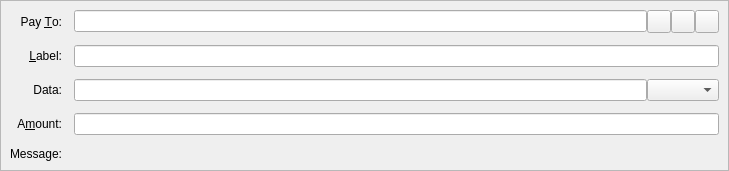
<?xml version="1.0" encoding="UTF-8"?>
<ui version="4.0">
 <class>SendCoinsEntry</class>
 <widget class="QStackedWidget" name="SendCoinsEntry">
  <property name="geometry">
   <rect>
    <x>0</x>
    <y>0</y>
    <width>729</width>
    <height>150</height>
   </rect>
  </property>
  <property name="focusPolicy">
   <enum>Qt::TabFocus</enum>
  </property>
  <property name="autoFillBackground">
   <bool>false</bool>
  </property>
  <widget class="QFrame" name="SendCoins">
   <property name="toolTip">
    <string>This is a normal payment.</string>
   </property>
   <property name="frameShape">
    <enum>QFrame::StyledPanel</enum>
   </property>
   <property name="frameShadow">
    <enum>QFrame::Sunken</enum>
   </property>
   <layout class="QGridLayout" name="gridLayout">
    <property name="spacing">
     <number>12</number>
    </property>
    <item row="0" column="0">
     <widget class="QLabel" name="payToLabel">
      <property name="text">
       <string>Pay &amp;To:</string>
      </property>
      <property name="alignment">
       <set>Qt::AlignRight|Qt::AlignTrailing|Qt::AlignVCenter</set>
      </property>
      <property name="buddy">
       <cstring>payTo</cstring>
      </property>
     </widget>
    </item>
    <item row="0" column="1">
     <layout class="QHBoxLayout" name="payToLayout">
      <property name="spacing">
       <number>0</number>
      </property>
      <item>
       <widget class="QValidatedLineEdit" name="payTo">
        <property name="toolTip">
         <string>The address to send the payment to (e.g. DNS17iag9jJgTHD1VXjvLCEnZuQ3rJDE9L)</string>
        </property>
       </widget>
      </item>
      <item>
       <widget class="QToolButton" name="addressBookButton">
        <property name="toolTip">
         <string>Choose previously used address</string>
        </property>
        <property name="text">
         <string/>
        </property>
        <property name="icon">
         <iconset resource="../bitcoin.qrc">
          <normaloff>:/icons/address-book</normaloff>:/icons/address-book</iconset>
        </property>
        <property name="shortcut">
         <string>Alt+A</string>
        </property>
       </widget>
      </item>
      <item>
       <widget class="QToolButton" name="pasteButton">
        <property name="toolTip">
         <string>Paste address from clipboard</string>
        </property>
        <property name="text">
         <string/>
        </property>
        <property name="icon">
         <iconset resource="../bitcoin.qrc">
          <normaloff>:/icons/editpaste</normaloff>:/icons/editpaste</iconset>
        </property>
        <property name="shortcut">
         <string>Alt+P</string>
        </property>
       </widget>
      </item>
      <item>
       <widget class="QToolButton" name="deleteButton">
        <property name="toolTip">
         <string>Remove this entry</string>
        </property>
        <property name="text">
         <string/>
        </property>
        <property name="icon">
         <iconset resource="../bitcoin.qrc">
          <normaloff>:/icons/remove</normaloff>:/icons/remove</iconset>
        </property>
       </widget>
      </item>
     </layout>
    </item>
    <item row="1" column="0">
     <widget class="QLabel" name="labellLabel">
      <property name="text">
       <string>&amp;Label:</string>
      </property>
      <property name="alignment">
       <set>Qt::AlignRight|Qt::AlignTrailing|Qt::AlignVCenter</set>
      </property>
      <property name="buddy">
       <cstring>addAsLabel</cstring>
      </property>
     </widget>
    </item>
    <item row="1" column="1">
     <widget class="QLineEdit" name="addAsLabel">
      <property name="toolTip">
       <string>Enter a label for this address to add it to the list of used addresses</string>
      </property>
     </widget>
    </item>
    <item row="2" column="0">
     <widget class="QLabel" name="dataLabel">
      <property name="text">
       <string>Data:</string>
      </property>
      <property name="alignment">
       <set>Qt::AlignRight|Qt::AlignTrailing|Qt::AlignVCenter</set>
      </property>
      <property name="buddy">
       <cstring>addAsData</cstring>
      </property>
     </widget>
    </item>
    <item row="2" column="1">
     <layout class="QHBoxLayout" name="dataLayout">
      <property name="spacing">
       <number>0</number>
      </property>
      <item>
       <widget class="QLineEdit" name="addAsData">
       <property name="toolTip">
        <string>Data to be sent with this transaction.</string>
       </property>
       </widget>
      </item>
      <item>
       <widget class="QComboBox" name="addAsData2">
       <property name="toolTip">
        <string>Data can be sent as hexadecimal or plain text.</string>
       </property>
       </widget>
      </item>
     </layout>
    </item>
    <item row="3" column="0">
     <widget class="QLabel" name="amountLabel">
      <property name="text">
       <string>A&amp;mount:</string>
      </property>
      <property name="alignment">
       <set>Qt::AlignRight|Qt::AlignTrailing|Qt::AlignVCenter</set>
      </property>
      <property name="buddy">
       <cstring>payAmount</cstring>
      </property>
     </widget>
    </item>
    <item row="3" column="1">
     <widget class="BitcoinAmountField" name="payAmount"/>
    </item>
    <item row="4" column="0">
     <widget class="QLabel" name="messageLabel">
      <property name="text">
       <string>Message:</string>
      </property>
      <property name="alignment">
       <set>Qt::AlignRight|Qt::AlignTrailing|Qt::AlignVCenter</set>
      </property>
     </widget>
    </item>
    <item row="4" column="1">
     <widget class="QLabel" name="messageTextLabel">
      <property name="toolTip">
       <string>A message that was attached to the smileycoin: URI which will be stored with the transaction for your reference. Note: This message will not be sent over the Smileycoin network.</string>
      </property>
      <property name="textFormat">
       <enum>Qt::PlainText</enum>
      </property>
     </widget>
    </item>
   </layout>
  </widget>
  <widget class="QFrame" name="SendCoins_InsecurePaymentRequest">
   <property name="palette">
    <palette>
     <active>
      <colorrole role="WindowText">
       <brush brushstyle="SolidPattern">
        <color alpha="255">
         <red>0</red>
         <green>0</green>
         <blue>0</blue>
        </color>
       </brush>
      </colorrole>
      <colorrole role="Button">
       <brush brushstyle="SolidPattern">
        <color alpha="255">
         <red>255</red>
         <green>255</green>
         <blue>127</blue>
        </color>
       </brush>
      </colorrole>
      <colorrole role="Light">
       <brush brushstyle="SolidPattern">
        <color alpha="255">
         <red>255</red>
         <green>255</green>
         <blue>255</blue>
        </color>
       </brush>
      </colorrole>
      <colorrole role="Midlight">
       <brush brushstyle="SolidPattern">
        <color alpha="255">
         <red>255</red>
         <green>255</green>
         <blue>191</blue>
        </color>
       </brush>
      </colorrole>
      <colorrole role="Dark">
       <brush brushstyle="SolidPattern">
        <color alpha="255">
         <red>127</red>
         <green>127</green>
         <blue>63</blue>
        </color>
       </brush>
      </colorrole>
      <colorrole role="Mid">
       <brush brushstyle="SolidPattern">
        <color alpha="255">
         <red>170</red>
         <green>170</green>
         <blue>84</blue>
        </color>
       </brush>
      </colorrole>
      <colorrole role="Text">
       <brush brushstyle="SolidPattern">
        <color alpha="255">
         <red>0</red>
         <green>0</green>
         <blue>0</blue>
        </color>
       </brush>
      </colorrole>
      <colorrole role="BrightText">
       <brush brushstyle="SolidPattern">
        <color alpha="255">
         <red>255</red>
         <green>255</green>
         <blue>255</blue>
        </color>
       </brush>
      </colorrole>
      <colorrole role="ButtonText">
       <brush brushstyle="SolidPattern">
        <color alpha="255">
         <red>0</red>
         <green>0</green>
         <blue>0</blue>
        </color>
       </brush>
      </colorrole>
      <colorrole role="Base">
       <brush brushstyle="SolidPattern">
        <color alpha="255">
         <red>255</red>
         <green>255</green>
         <blue>255</blue>
        </color>
       </brush>
      </colorrole>
      <colorrole role="Window">
       <brush brushstyle="SolidPattern">
        <color alpha="255">
         <red>255</red>
         <green>255</green>
         <blue>127</blue>
        </color>
       </brush>
      </colorrole>
      <colorrole role="Shadow">
       <brush brushstyle="SolidPattern">
        <color alpha="255">
         <red>0</red>
         <green>0</green>
         <blue>0</blue>
        </color>
       </brush>
      </colorrole>
      <colorrole role="AlternateBase">
       <brush brushstyle="SolidPattern">
        <color alpha="255">
         <red>255</red>
         <green>255</green>
         <blue>191</blue>
        </color>
       </brush>
      </colorrole>
      <colorrole role="ToolTipBase">
       <brush brushstyle="SolidPattern">
        <color alpha="255">
         <red>255</red>
         <green>255</green>
         <blue>220</blue>
        </color>
       </brush>
      </colorrole>
      <colorrole role="ToolTipText">
       <brush brushstyle="SolidPattern">
        <color alpha="255">
         <red>0</red>
         <green>0</green>
         <blue>0</blue>
        </color>
       </brush>
      </colorrole>
     </active>
     <inactive>
      <colorrole role="WindowText">
       <brush brushstyle="SolidPattern">
        <color alpha="255">
         <red>0</red>
         <green>0</green>
         <blue>0</blue>
        </color>
       </brush>
      </colorrole>
      <colorrole role="Button">
       <brush brushstyle="SolidPattern">
        <color alpha="255">
         <red>255</red>
         <green>255</green>
         <blue>127</blue>
        </color>
       </brush>
      </colorrole>
      <colorrole role="Light">
       <brush brushstyle="SolidPattern">
        <color alpha="255">
         <red>255</red>
         <green>255</green>
         <blue>255</blue>
        </color>
       </brush>
      </colorrole>
      <colorrole role="Midlight">
       <brush brushstyle="SolidPattern">
        <color alpha="255">
         <red>255</red>
         <green>255</green>
         <blue>191</blue>
        </color>
       </brush>
      </colorrole>
      <colorrole role="Dark">
       <brush brushstyle="SolidPattern">
        <color alpha="255">
         <red>127</red>
         <green>127</green>
         <blue>63</blue>
        </color>
       </brush>
      </colorrole>
      <colorrole role="Mid">
       <brush brushstyle="SolidPattern">
        <color alpha="255">
         <red>170</red>
         <green>170</green>
         <blue>84</blue>
        </color>
       </brush>
      </colorrole>
      <colorrole role="Text">
       <brush brushstyle="SolidPattern">
        <color alpha="255">
         <red>0</red>
         <green>0</green>
         <blue>0</blue>
        </color>
       </brush>
      </colorrole>
      <colorrole role="BrightText">
       <brush brushstyle="SolidPattern">
        <color alpha="255">
         <red>255</red>
         <green>255</green>
         <blue>255</blue>
        </color>
       </brush>
      </colorrole>
      <colorrole role="ButtonText">
       <brush brushstyle="SolidPattern">
        <color alpha="255">
         <red>0</red>
         <green>0</green>
         <blue>0</blue>
        </color>
       </brush>
      </colorrole>
      <colorrole role="Base">
       <brush brushstyle="SolidPattern">
        <color alpha="255">
         <red>255</red>
         <green>255</green>
         <blue>255</blue>
        </color>
       </brush>
      </colorrole>
      <colorrole role="Window">
       <brush brushstyle="SolidPattern">
        <color alpha="255">
         <red>255</red>
         <green>255</green>
         <blue>127</blue>
        </color>
       </brush>
      </colorrole>
      <colorrole role="Shadow">
       <brush brushstyle="SolidPattern">
        <color alpha="255">
         <red>0</red>
         <green>0</green>
         <blue>0</blue>
        </color>
       </brush>
      </colorrole>
      <colorrole role="AlternateBase">
       <brush brushstyle="SolidPattern">
        <color alpha="255">
         <red>255</red>
         <green>255</green>
         <blue>191</blue>
        </color>
       </brush>
      </colorrole>
      <colorrole role="ToolTipBase">
       <brush brushstyle="SolidPattern">
        <color alpha="255">
         <red>255</red>
         <green>255</green>
         <blue>220</blue>
        </color>
       </brush>
      </colorrole>
      <colorrole role="ToolTipText">
       <brush brushstyle="SolidPattern">
        <color alpha="255">
         <red>0</red>
         <green>0</green>
         <blue>0</blue>
        </color>
       </brush>
      </colorrole>
     </inactive>
     <disabled>
      <colorrole role="WindowText">
       <brush brushstyle="SolidPattern">
        <color alpha="255">
         <red>127</red>
         <green>127</green>
         <blue>63</blue>
        </color>
       </brush>
      </colorrole>
      <colorrole role="Button">
       <brush brushstyle="SolidPattern">
        <color alpha="255">
         <red>255</red>
         <green>255</green>
         <blue>127</blue>
        </color>
       </brush>
      </colorrole>
      <colorrole role="Light">
       <brush brushstyle="SolidPattern">
        <color alpha="255">
         <red>255</red>
         <green>255</green>
         <blue>255</blue>
        </color>
       </brush>
      </colorrole>
      <colorrole role="Midlight">
       <brush brushstyle="SolidPattern">
        <color alpha="255">
         <red>255</red>
         <green>255</green>
         <blue>191</blue>
        </color>
       </brush>
      </colorrole>
      <colorrole role="Dark">
       <brush brushstyle="SolidPattern">
        <color alpha="255">
         <red>127</red>
         <green>127</green>
         <blue>63</blue>
        </color>
       </brush>
      </colorrole>
      <colorrole role="Mid">
       <brush brushstyle="SolidPattern">
        <color alpha="255">
         <red>170</red>
         <green>170</green>
         <blue>84</blue>
        </color>
       </brush>
      </colorrole>
      <colorrole role="Text">
       <brush brushstyle="SolidPattern">
        <color alpha="255">
         <red>127</red>
         <green>127</green>
         <blue>63</blue>
        </color>
       </brush>
      </colorrole>
      <colorrole role="BrightText">
       <brush brushstyle="SolidPattern">
        <color alpha="255">
         <red>255</red>
         <green>255</green>
         <blue>255</blue>
        </color>
       </brush>
      </colorrole>
      <colorrole role="ButtonText">
       <brush brushstyle="SolidPattern">
        <color alpha="255">
         <red>127</red>
         <green>127</green>
         <blue>63</blue>
        </color>
       </brush>
      </colorrole>
      <colorrole role="Base">
       <brush brushstyle="SolidPattern">
        <color alpha="255">
         <red>255</red>
         <green>255</green>
         <blue>127</blue>
        </color>
       </brush>
      </colorrole>
      <colorrole role="Window">
       <brush brushstyle="SolidPattern">
        <color alpha="255">
         <red>255</red>
         <green>255</green>
         <blue>127</blue>
        </color>
       </brush>
      </colorrole>
      <colorrole role="Shadow">
       <brush brushstyle="SolidPattern">
        <color alpha="255">
         <red>0</red>
         <green>0</green>
         <blue>0</blue>
        </color>
       </brush>
      </colorrole>
      <colorrole role="AlternateBase">
       <brush brushstyle="SolidPattern">
        <color alpha="255">
         <red>255</red>
         <green>255</green>
         <blue>127</blue>
        </color>
       </brush>
      </colorrole>
      <colorrole role="ToolTipBase">
       <brush brushstyle="SolidPattern">
        <color alpha="255">
         <red>255</red>
         <green>255</green>
         <blue>220</blue>
        </color>
       </brush>
      </colorrole>
      <colorrole role="ToolTipText">
       <brush brushstyle="SolidPattern">
        <color alpha="255">
         <red>0</red>
         <green>0</green>
         <blue>0</blue>
        </color>
       </brush>
      </colorrole>
     </disabled>
    </palette>
   </property>
   <property name="toolTip">
    <string>This is an unverified payment request.</string>
   </property>
   <property name="autoFillBackground">
    <bool>true</bool>
   </property>
   <property name="frameShape">
    <enum>QFrame::StyledPanel</enum>
   </property>
   <property name="frameShadow">
    <enum>QFrame::Sunken</enum>
   </property>
   <layout class="QGridLayout" name="gridLayout_is">
    <property name="spacing">
     <number>12</number>
    </property>
    <item row="0" column="0">
     <widget class="QLabel" name="payToLabel_is">
      <property name="text">
       <string>Pay To:</string>
      </property>
      <property name="alignment">
       <set>Qt::AlignRight|Qt::AlignTrailing|Qt::AlignVCenter</set>
      </property>
     </widget>
    </item>
    <item row="0" column="1">
     <layout class="QHBoxLayout" name="payToLayout_is">
      <property name="spacing">
       <number>0</number>
      </property>
      <item>
       <widget class="QLabel" name="payTo_is"/>
      </item>
      <item>
       <widget class="QToolButton" name="deleteButton_is">
        <property name="toolTip">
         <string>Remove this entry</string>
        </property>
        <property name="text">
         <string/>
        </property>
        <property name="icon">
         <iconset resource="../bitcoin.qrc">
          <normaloff>:/icons/remove</normaloff>:/icons/remove</iconset>
        </property>
       </widget>
      </item>
     </layout>
    </item>
    <item row="1" column="0">
     <widget class="QLabel" name="memoLabel_is">
      <property name="text">
       <string>Memo:</string>
      </property>
      <property name="alignment">
       <set>Qt::AlignRight|Qt::AlignTrailing|Qt::AlignVCenter</set>
      </property>
     </widget>
    </item>
    <item row="1" column="1">
     <widget class="QLabel" name="memoTextLabel_is">
      <property name="textFormat">
       <enum>Qt::PlainText</enum>
      </property>
     </widget>
    </item>
    <item row="2" column="0">
     <widget class="QLabel" name="dataLabel_is">
      <property name="text">
       <string>Data:</string>
      </property>
      <property name="alignment">
       <set>Qt::AlignRight|Qt::AlignTrailing|Qt::AlignVCenter</set>
      </property>
      <property name="buddy">
       <cstring>addAsData_is</cstring>
      </property>
     </widget>
    </item>
   <item row="2" column="1">
   <layout class="QHBoxLayout" name="dataLayout_is">
    <property name="spacing">
     <number>0</number>
    </property>
    <item>
     <widget class="QLineEdit" name="addAsData_is"/>
    </item>
    <item>
     <widget class="QComboBox" name="addAsData2_is"/>
    </item>
   </layout>
   </item>
    <item row="3" column="0">
     <widget class="QLabel" name="amountLabel_is">
      <property name="text">
       <string>A&amp;mount:</string>
      </property>
      <property name="alignment">
       <set>Qt::AlignRight|Qt::AlignTrailing|Qt::AlignVCenter</set>
      </property>
      <property name="buddy">
       <cstring>payAmount_is</cstring>
      </property>
     </widget>
    </item>
    <item row="3" column="1">
     <widget class="BitcoinAmountField" name="payAmount_is">
      <property name="acceptDrops">
       <bool>false</bool>
      </property>
     </widget>
    </item>
   </layout>
  </widget>
  <widget class="QFrame" name="SendCoins_SecurePaymentRequest">
   <property name="palette">
    <palette>
     <active>
      <colorrole role="WindowText">
       <brush brushstyle="SolidPattern">
        <color alpha="255">
         <red>0</red>
         <green>0</green>
         <blue>0</blue>
        </color>
       </brush>
      </colorrole>
      <colorrole role="Button">
       <brush brushstyle="SolidPattern">
        <color alpha="255">
         <red>140</red>
         <green>232</green>
         <blue>119</blue>
        </color>
       </brush>
      </colorrole>
      <colorrole role="Light">
       <brush brushstyle="SolidPattern">
        <color alpha="255">
         <red>230</red>
         <green>255</green>
         <blue>224</blue>
        </color>
       </brush>
      </colorrole>
      <colorrole role="Midlight">
       <brush brushstyle="SolidPattern">
        <color alpha="255">
         <red>185</red>
         <green>243</green>
         <blue>171</blue>
        </color>
       </brush>
      </colorrole>
      <colorrole role="Dark">
       <brush brushstyle="SolidPattern">
        <color alpha="255">
         <red>70</red>
         <green>116</green>
         <blue>59</blue>
        </color>
       </brush>
      </colorrole>
      <colorrole role="Mid">
       <brush brushstyle="SolidPattern">
        <color alpha="255">
         <red>93</red>
         <green>155</green>
         <blue>79</blue>
        </color>
       </brush>
      </colorrole>
      <colorrole role="Text">
       <brush brushstyle="SolidPattern">
        <color alpha="255">
         <red>0</red>
         <green>0</green>
         <blue>0</blue>
        </color>
       </brush>
      </colorrole>
      <colorrole role="BrightText">
       <brush brushstyle="SolidPattern">
        <color alpha="255">
         <red>155</red>
         <green>255</green>
         <blue>147</blue>
        </color>
       </brush>
      </colorrole>
      <colorrole role="ButtonText">
       <brush brushstyle="SolidPattern">
        <color alpha="255">
         <red>0</red>
         <green>0</green>
         <blue>0</blue>
        </color>
       </brush>
      </colorrole>
      <colorrole role="Base">
       <brush brushstyle="SolidPattern">
        <color alpha="255">
         <red>119</red>
         <green>255</green>
         <blue>233</blue>
        </color>
       </brush>
      </colorrole>
      <colorrole role="Window">
       <brush brushstyle="SolidPattern">
        <color alpha="255">
         <red>140</red>
         <green>232</green>
         <blue>119</blue>
        </color>
       </brush>
      </colorrole>
      <colorrole role="Shadow">
       <brush brushstyle="SolidPattern">
        <color alpha="255">
         <red>0</red>
         <green>0</green>
         <blue>0</blue>
        </color>
       </brush>
      </colorrole>
      <colorrole role="AlternateBase">
       <brush brushstyle="SolidPattern">
        <color alpha="255">
         <red>197</red>
         <green>243</green>
         <blue>187</blue>
        </color>
       </brush>
      </colorrole>
      <colorrole role="NoRole">
       <brush brushstyle="SolidPattern">
        <color alpha="255">
         <red>125</red>
         <green>194</green>
         <blue>122</blue>
        </color>
       </brush>
      </colorrole>
      <colorrole role="ToolTipBase">
       <brush brushstyle="SolidPattern">
        <color alpha="255">
         <red>255</red>
         <green>255</green>
         <blue>220</blue>
        </color>
       </brush>
      </colorrole>
      <colorrole role="ToolTipText">
       <brush brushstyle="SolidPattern">
        <color alpha="255">
         <red>0</red>
         <green>0</green>
         <blue>0</blue>
        </color>
       </brush>
      </colorrole>
     </active>
     <inactive>
      <colorrole role="WindowText">
       <brush brushstyle="SolidPattern">
        <color alpha="255">
         <red>0</red>
         <green>0</green>
         <blue>0</blue>
        </color>
       </brush>
      </colorrole>
      <colorrole role="Button">
       <brush brushstyle="SolidPattern">
        <color alpha="255">
         <red>140</red>
         <green>232</green>
         <blue>119</blue>
        </color>
       </brush>
      </colorrole>
      <colorrole role="Light">
       <brush brushstyle="SolidPattern">
        <color alpha="255">
         <red>230</red>
         <green>255</green>
         <blue>224</blue>
        </color>
       </brush>
      </colorrole>
      <colorrole role="Midlight">
       <brush brushstyle="SolidPattern">
        <color alpha="255">
         <red>185</red>
         <green>243</green>
         <blue>171</blue>
        </color>
       </brush>
      </colorrole>
      <colorrole role="Dark">
       <brush brushstyle="SolidPattern">
        <color alpha="255">
         <red>70</red>
         <green>116</green>
         <blue>59</blue>
        </color>
       </brush>
      </colorrole>
      <colorrole role="Mid">
       <brush brushstyle="SolidPattern">
        <color alpha="255">
         <red>93</red>
         <green>155</green>
         <blue>79</blue>
        </color>
       </brush>
      </colorrole>
      <colorrole role="Text">
       <brush brushstyle="SolidPattern">
        <color alpha="255">
         <red>0</red>
         <green>0</green>
         <blue>0</blue>
        </color>
       </brush>
      </colorrole>
      <colorrole role="BrightText">
       <brush brushstyle="SolidPattern">
        <color alpha="255">
         <red>155</red>
         <green>255</green>
         <blue>147</blue>
        </color>
       </brush>
      </colorrole>
      <colorrole role="ButtonText">
       <brush brushstyle="SolidPattern">
        <color alpha="255">
         <red>0</red>
         <green>0</green>
         <blue>0</blue>
        </color>
       </brush>
      </colorrole>
      <colorrole role="Base">
       <brush brushstyle="SolidPattern">
        <color alpha="255">
         <red>119</red>
         <green>255</green>
         <blue>233</blue>
        </color>
       </brush>
      </colorrole>
      <colorrole role="Window">
       <brush brushstyle="SolidPattern">
        <color alpha="255">
         <red>140</red>
         <green>232</green>
         <blue>119</blue>
        </color>
       </brush>
      </colorrole>
      <colorrole role="Shadow">
       <brush brushstyle="SolidPattern">
        <color alpha="255">
         <red>0</red>
         <green>0</green>
         <blue>0</blue>
        </color>
       </brush>
      </colorrole>
      <colorrole role="AlternateBase">
       <brush brushstyle="SolidPattern">
        <color alpha="255">
         <red>197</red>
         <green>243</green>
         <blue>187</blue>
        </color>
       </brush>
      </colorrole>
      <colorrole role="NoRole">
       <brush brushstyle="SolidPattern">
        <color alpha="255">
         <red>125</red>
         <green>194</green>
         <blue>122</blue>
        </color>
       </brush>
      </colorrole>
      <colorrole role="ToolTipBase">
       <brush brushstyle="SolidPattern">
        <color alpha="255">
         <red>255</red>
         <green>255</green>
         <blue>220</blue>
        </color>
       </brush>
      </colorrole>
      <colorrole role="ToolTipText">
       <brush brushstyle="SolidPattern">
        <color alpha="255">
         <red>0</red>
         <green>0</green>
         <blue>0</blue>
        </color>
       </brush>
      </colorrole>
     </inactive>
     <disabled>
      <colorrole role="WindowText">
       <brush brushstyle="SolidPattern">
        <color alpha="255">
         <red>70</red>
         <green>116</green>
         <blue>59</blue>
        </color>
       </brush>
      </colorrole>
      <colorrole role="Button">
       <brush brushstyle="SolidPattern">
        <color alpha="255">
         <red>140</red>
         <green>232</green>
         <blue>119</blue>
        </color>
       </brush>
      </colorrole>
      <colorrole role="Light">
       <brush brushstyle="SolidPattern">
        <color alpha="255">
         <red>230</red>
         <green>255</green>
         <blue>224</blue>
        </color>
       </brush>
      </colorrole>
      <colorrole role="Midlight">
       <brush brushstyle="SolidPattern">
        <color alpha="255">
         <red>185</red>
         <green>243</green>
         <blue>171</blue>
        </color>
       </brush>
      </colorrole>
      <colorrole role="Dark">
       <brush brushstyle="SolidPattern">
        <color alpha="255">
         <red>70</red>
         <green>116</green>
         <blue>59</blue>
        </color>
       </brush>
      </colorrole>
      <colorrole role="Mid">
       <brush brushstyle="SolidPattern">
        <color alpha="255">
         <red>93</red>
         <green>155</green>
         <blue>79</blue>
        </color>
       </brush>
      </colorrole>
      <colorrole role="Text">
       <brush brushstyle="SolidPattern">
        <color alpha="255">
         <red>70</red>
         <green>116</green>
         <blue>59</blue>
        </color>
       </brush>
      </colorrole>
      <colorrole role="BrightText">
       <brush brushstyle="SolidPattern">
        <color alpha="255">
         <red>155</red>
         <green>255</green>
         <blue>147</blue>
        </color>
       </brush>
      </colorrole>
      <colorrole role="ButtonText">
       <brush brushstyle="SolidPattern">
        <color alpha="255">
         <red>70</red>
         <green>116</green>
         <blue>59</blue>
        </color>
       </brush>
      </colorrole>
      <colorrole role="Base">
       <brush brushstyle="SolidPattern">
        <color alpha="255">
         <red>140</red>
         <green>232</green>
         <blue>119</blue>
        </color>
       </brush>
      </colorrole>
      <colorrole role="Window">
       <brush brushstyle="SolidPattern">
        <color alpha="255">
         <red>140</red>
         <green>232</green>
         <blue>119</blue>
        </color>
       </brush>
      </colorrole>
      <colorrole role="Shadow">
       <brush brushstyle="SolidPattern">
        <color alpha="255">
         <red>0</red>
         <green>0</green>
         <blue>0</blue>
        </color>
       </brush>
      </colorrole>
      <colorrole role="AlternateBase">
       <brush brushstyle="SolidPattern">
        <color alpha="255">
         <red>140</red>
         <green>232</green>
         <blue>119</blue>
        </color>
       </brush>
      </colorrole>
      <colorrole role="NoRole">
       <brush brushstyle="SolidPattern">
        <color alpha="255">
         <red>125</red>
         <green>194</green>
         <blue>122</blue>
        </color>
       </brush>
      </colorrole>
      <colorrole role="ToolTipBase">
       <brush brushstyle="SolidPattern">
        <color alpha="255">
         <red>255</red>
         <green>255</green>
         <blue>220</blue>
        </color>
       </brush>
      </colorrole>
      <colorrole role="ToolTipText">
       <brush brushstyle="SolidPattern">
        <color alpha="255">
         <red>0</red>
         <green>0</green>
         <blue>0</blue>
        </color>
       </brush>
      </colorrole>
     </disabled>
    </palette>
   </property>
   <property name="toolTip">
    <string>This is a verified payment request.</string>
   </property>
   <property name="autoFillBackground">
    <bool>true</bool>
   </property>
   <property name="frameShape">
    <enum>QFrame::StyledPanel</enum>
   </property>
   <property name="frameShadow">
    <enum>QFrame::Sunken</enum>
   </property>
   <layout class="QGridLayout" name="gridLayout_s">
    <property name="spacing">
     <number>12</number>
    </property>
    <item row="0" column="0">
     <widget class="QLabel" name="payToLabel_s">
      <property name="text">
       <string>Pay To:</string>
      </property>
      <property name="alignment">
       <set>Qt::AlignRight|Qt::AlignTrailing|Qt::AlignVCenter</set>
      </property>
     </widget>
    </item>
    <item row="0" column="1">
     <layout class="QHBoxLayout" name="payToLayout_s">
      <property name="spacing">
       <number>0</number>
      </property>
      <item>
       <widget class="QLabel" name="payTo_s">
        <property name="textFormat">
         <enum>Qt::PlainText</enum>
        </property>
       </widget>
      </item>
      <item>
       <widget class="QToolButton" name="deleteButton_s">
        <property name="toolTip">
         <string>Remove this entry</string>
        </property>
        <property name="text">
         <string/>
        </property>
        <property name="icon">
         <iconset resource="../bitcoin.qrc">
          <normaloff>:/icons/remove</normaloff>:/icons/remove</iconset>
        </property>
       </widget>
      </item>
     </layout>
    </item>
    <item row="1" column="0">
     <widget class="QLabel" name="memoLabel_s">
      <property name="text">
       <string>Memo:</string>
      </property>
      <property name="alignment">
       <set>Qt::AlignRight|Qt::AlignTrailing|Qt::AlignVCenter</set>
      </property>
     </widget>
    </item>
    <item row="1" column="1">
     <widget class="QLabel" name="memoTextLabel_s">
      <property name="textFormat">
       <enum>Qt::PlainText</enum>
      </property>
     </widget>
    </item>
    <item row="2" column="0">
     <widget class="QLabel" name="dataLabel_s">
      <property name="text">
       <string>Data:</string>
      </property>
      <property name="alignment">
       <set>Qt::AlignRight|Qt::AlignTrailing|Qt::AlignVCenter</set>
      </property>
      <property name="buddy">
       <cstring>addAsData_s</cstring>
      </property>
     </widget>
    </item>
    <item row="2" column="1">
     <layout class="QHBoxLayout" name="dataLayout_s">
      <property name="spacing">
       <number>0</number>
      </property>
      <item>
       <widget class="QLineEdit" name="addAsData_s"/>
      </item>
      <item>
       <widget class="QComboBox" name="addAsData2_s"/>
      </item>
     </layout>
    </item>
    <item row="3" column="0">
     <widget class="QLabel" name="amountLabel_s">
      <property name="text">
       <string>A&amp;mount:</string>
      </property>
      <property name="alignment">
       <set>Qt::AlignRight|Qt::AlignTrailing|Qt::AlignVCenter</set>
      </property>
      <property name="buddy">
       <cstring>payAmount_s</cstring>
      </property>
     </widget>
    </item>
    <item row="3" column="1">
     <widget class="BitcoinAmountField" name="payAmount_s">
      <property name="acceptDrops">
       <bool>false</bool>
      </property>
     </widget>
    </item>
   </layout>
  </widget>
 </widget>
 <customwidgets>
  <customwidget>
   <class>QValidatedLineEdit</class>
   <extends>QLineEdit</extends>
   <header>qvalidatedlineedit.h</header>
  </customwidget>
  <customwidget>
   <class>BitcoinAmountField</class>
   <extends>QLineEdit</extends>
   <header>bitcoinamountfield.h</header>
  </customwidget>
 </customwidgets>
 <tabstops>
  <tabstop>payTo</tabstop>
  <tabstop>addressBookButton</tabstop>
  <tabstop>pasteButton</tabstop>
  <tabstop>deleteButton</tabstop>
  <tabstop>addAsLabel</tabstop>
  <tabstop>addAsData</tabstop>
  <tabstop>addAsData_is</tabstop>
  <tabstop>addAsData_s</tabstop>
  <tabstop>payAmount</tabstop>
  <tabstop>payAmount_is</tabstop>
  <tabstop>deleteButton_is</tabstop>
  <tabstop>payAmount_s</tabstop>
  <tabstop>deleteButton_s</tabstop>
 </tabstops>
 <resources>
  <include location="../bitcoin.qrc"/>
 </resources>
 <connections/>
</ui>
